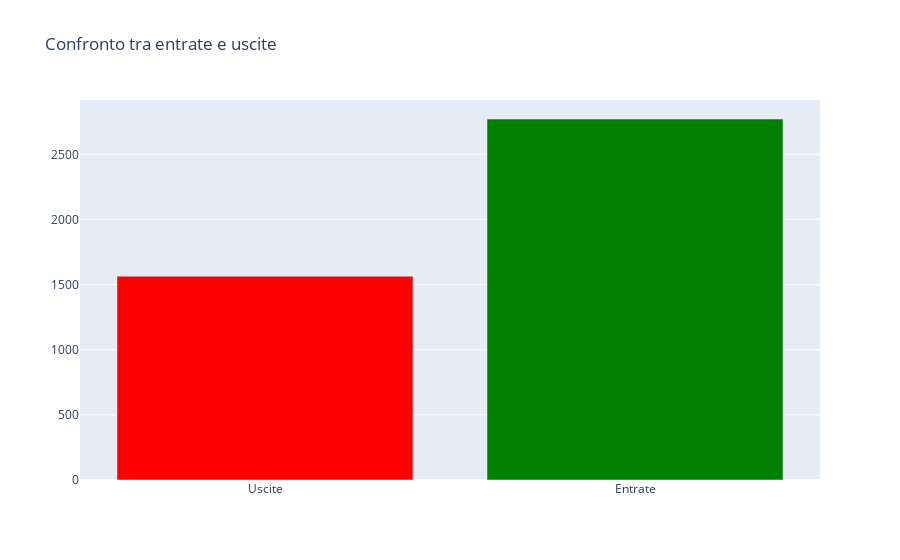

This figure's notebook cell:
### Code cell
# Seleziona le righe con importi negativi
df_negative = df[df['Importo'] < 0]

# Seleziona le righe con importi positivi
df_positive = df[df['Importo'] > 0]

# Calcola la somma degli importi negativi e positivi
sum_negative = df_negative['Importo'].sum()
sum_positive = df_positive['Importo'].sum()

# Crea il bar chart
fig = go.Figure()
fig.add_trace(go.Bar(x=['Uscite', 'Entrate'], y=[-sum_negative, sum_positive], marker_color=['red', 'green']))

# Aggiungi il titolo al grafico
fig.update_layout(title='Confronto tra entrate e uscite')

# Mostra il grafico
fig.show()

### Figure 1 — Plotly figure (JSON) as saved in the notebook; plotly's stock layout.template omitted (floating-point values rounded to 4 significant figures)
{"data": [{"marker": {"color": ["red", "green"]}, "type": "bar", "x": ["Uscite", "Entrate"], "y": [1564.0, 2771.0]}], "layout": {"title": {"text": "Confronto tra entrate e uscite"}}}
